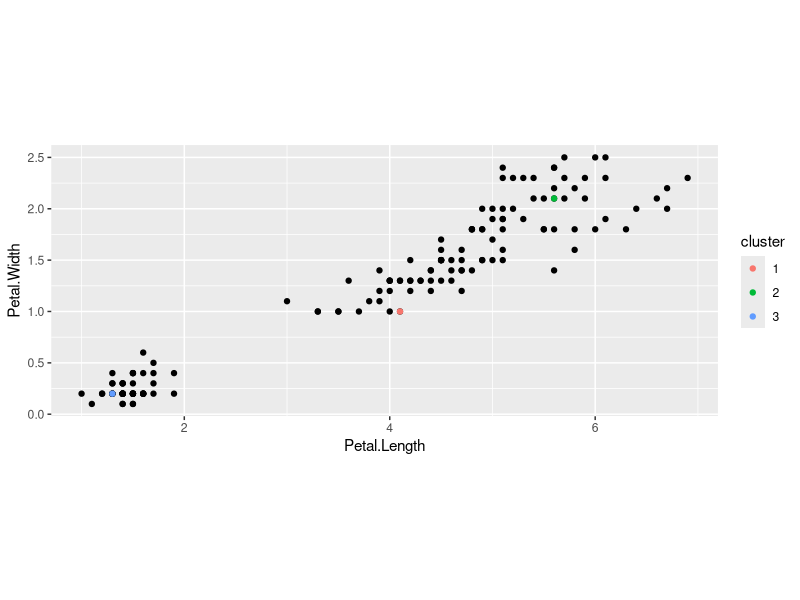

The R script that drew this image:
data.mat <- as.matrix(
  iris[, c("Petal.Length", "Petal.Width")])
head(data.mat)
library(data.table)
data.dt <- data.table(data.mat)
library(ggplot2)
gg <- ggplot()+
  geom_point(aes(
    Petal.Length, Petal.Width),
    data=data.dt)+
  coord_equal()

K <- 3
set.seed(1)
centers.mat <- data.mat[sample(1:nrow(data.dt), K), ]
(centers.dt <- data.table(
  centers.mat,
  cluster=factor(1:nrow(centers.mat))))
gg+
  geom_point(aes(
    Petal.Length, Petal.Width, color=cluster),
    data=centers.dt)

dist.dt <- data.table(expand.grid(
  centers.i=1:nrow(centers.dt),
  data.i=1:nrow(data.dt)))
dist.dt[, error := rowSums((data.mat[data.i,]-centers.mat[centers.i,])^2)]
